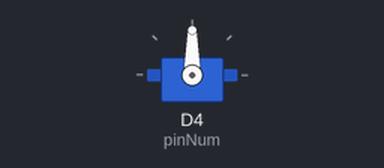
A sketch run on a simulated ESP8266 (NodeMCU). Shown: servo.

Above: at 0.05 s.
At 61.3 s:
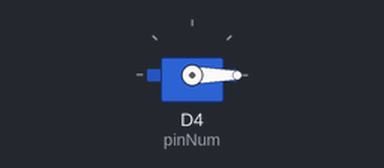
Timing chart, 0 to 80.0 s (numbered marks = the images above):
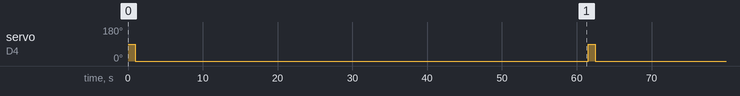

Measured:
- by itself, servo on D4 (pinNum): alternates 90° for 1.0 s and 0° for 60.5 s

The sketch:

RemoteSwitch.ino
```cpp
#include <Servo.h>

Servo myservo;  // 定义Servo对象来控制
int pos = 0;    // 角度存储变量
int pos_target = 90;
int pinNum = D4;

void setup() {
  myservo.attach(pinNum);  // 控制线连接数字D4
}

void loop() {
  myservo.write(pos_target);
  delay(1000);
  myservo.write(0);
  delay(500);
  myservo.detach();
  delay(1*60*1000);
  myservo.attach(pinNum);
}
```
